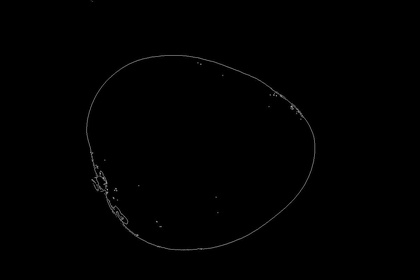
%> input picture image_defects_perimeters/image_defect_perimeter_01_A.jpg, 420 x 280 px, shrunk from 1200 x 800 before the run
$ octave --eval "result = runDemo(imread('image_defects_perimeters/image_defect_perimeter_01_A.jpg'));"   (GNU Octave 9; MATLAB toolbox functions it lacks are replaced by stand-ins)
%> lines starting %> are read from the running program, lines starting %| are printed output that depends on the picture; in (x1, y1, x2, y2) boxes, pixels count from 0 and x2, y2 are one past the last pixel; in counts of white or black regions, pixels touching at a corner belong together; the program's own positions count from 1
### skeletonOrientation.m
function [Orientations] = skeletonOrientation(skel,blksz)
% SKELETONORIENTATION Calculate the local orientation of a skeleton
%
%Inputs:
%  skel:  MxN binary skeleton image.
%
%  blksz: Size of block to look around for local orientation
%         Both elements must be odd and greater than or equal to three
%         blksz can be a 1x2 vector meaning [row x col] block size or 1x1
%               for square block
%         optional, defaults to [5 5]
%
%Outputs:
%  Orientation: image that is the size of skel with zeros outside of skel
%               and orientations elsewhere
%
%

%
% Copyright 2013 The MathWorks, Inc.
% SCd 9/25/2013
%

    %Error checking:
    assert(nargin==1||nargin==2,'One or two inputs expected');
    assert(islogical(skel),'skel should be logical');
    assert(ismatrix(skel),'skel should be a matrix');
    sz = size(skel);
    assert(isequal(sz,size(skel)),'Sizes of M and C expected to be equal');

    %Handling blksz
    if nargin == 1
        %Default
        blksz = [5 5];
    else
        %assertions
        assert(all(blksz>=3),'blksz elements must be greater than or equal to three');
        assert(all(mod(blksz,2)==1),'blksz elements expected to be odd');
        if isscalar(blksz)
            blksz = blksz([1,1]);
        else
            assert(isequal(size(blksz),[1 2]),'blksz is expected to be a variable of size [1x1] or [1x2]');
        end
    end

    %Find the skeleton pixels' index
    [row,col] = find(skel);
    npts      = numel(row);

    %Pad the array and offset the rows/cols so every local block fits
    padAmount = floor(blksz./2); %distance from center to edge of block
    skelPad   = padarray(skel,padAmount); %We need to pad so that image boundary pixels are contained in a block

    %Preallocate Orientations
    Orientations = zeros(sz);

    %Some parameters
    %-Bottom of block will be the same as center before pad
    %-Top will be bottom + block size - 1 (inclusive
    rowHigh = row+blksz(1)-1;
    colHigh = col+blksz(2)-1;
    center  = padAmount+1; %Center of small block

    %Now the engine, we will loop over the image, create each local block
    %of pixels that are touching the index of interest. Do a connected
    %components analysis, remove pixels not connected to the center pixel
    %and then calculate orientation.

    %Start the engine!
    for ii = 1:npts;
        %Extract small block
        block = skelPad(row(ii):rowHigh(ii),col(ii):colHigh(ii));

        %Label and calculate orientation
        Label = bwlabel(block);
        center_label = Label==Label(center(1),center(2)); %only label of center pixel
        rp    = regionprops(center_label,'Orientation');

        %Set orientation of the center pixel equal to the calculated one
        Orientations(row(ii),col(ii)) = rp.Orientation;
    end

end

### dfs.m
function visited_matrix = dfs(BW,x,y)
    stack = [];
    visited = [];
    stack = [stack; [x,y]];
    %dummy value so it doesn't throw an error on first run.
    visited = [visited; [0 0]];
    while ~isempty(stack)
        % pop stack
         v = stack(end, :);
         stack(end,:) = [];
         if (~ismember(v, visited, 'rows'))
            visited = [visited; v];
            %for all edges, push to stack, these coordinates have to be in this specific order
            neighbors = [[x-1,y];[x+1,y];[x,y+1];[x,y-1];[x-1,y+1];[x+1,y+1];[x-1,y-1];[x+1,y-1]];
            for i = 1:8
                x = neighbors(i,1);
                y = neighbors(i,2);
                % break once it finds one
                if BW(x, y) == 1 && ~ismember([x,y], visited, 'rows')
                    stack = [stack; [x,y]];
                    break;
                end
            end
        end
    end
    visited_matrix = visited;
end

### cleanUpCorners.m
%check rowsCorners
function count = cleanUpCorners(corners)
    count = 0;
    for i = 1:size(corners,1)-1
        x1 = corners(i,1);
        y1 = corners(i,2);
        x2 = corners(i+1,1);
        y2 = corners(i+1,2);
        if (abs(x1-x2)>2 || abs(y1-y2)>2)
            count = count + 1;
        end
    end
end

### runDemo.m
function count = runDemo(input)
    % [31 lines of commented-out code are left out]

    BW = edge(input);
%   figure(7); imshow(BW);
    Orientations = skeletonOrientation(BW,5); %5x5 box
    Onormal = Orientations+90; %easier to view normals
    Onr = sind(Onormal); %vv
    Onc = cosd(Onormal); %uu
    [r,c] = find(BW);    %row/cols
    idx = find(BW);      %Linear indices into Onr/Onc
%     figure(8); imshow(BW,[]);
    %Overlay normals to verify
%     hold on
%     quiver(c,r,-Onc(idx),Onr(idx));
    A = Orientations;
    %find all coordinates of edges
    [x,y] = find(BW);
    %find angle of the hairs

    visited_matrix = dfs(BW,x(1),y(1));

    % remove the first dummy row
    visited_matrix(1,:)=[];

    theseq = [];

    %iterate through visited_matrix
    for row = 1:size(visited_matrix,1)
        x = visited_matrix(row,1);
        y = visited_matrix(row,2);
        theseq = [theseq;[x,y,A(x,y)]];
    end

    % create absolute of the differences between points
    for row = 1:size(theseq,1)-1
        value1 = abs(theseq(row,3));
        value2 = abs(theseq(row+1,3));

        theseq(row,4) = abs(value2-value1);
    end

    % get all rows where difference is greater than 15
    rowsCorner = theseq(theseq(:,4)>15, :);

    count = cleanUpCorners(rowsCorner);
end

% [49 lines of commented-out code are left out]
%> in runDemo, `BW = edge(input);`:
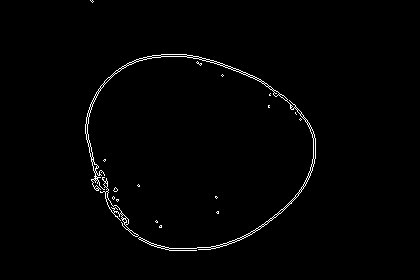
%> BW: size 280x420 logical; 1.2% white in thin lines or dots, all inside (x1, y1, x2, y2) = (85, 0, 316, 251)
%> in skeletonOrientation, `[row,col] = find(skel);`: row = 1424 values from 1 to 251; col = 1424 values from 86 to 316
%> in skeletonOrientation, `npts      = numel(row);`: npts = 1424
%> in skeletonOrientation, `skelPad   = padarray(skel,padAmount);`:
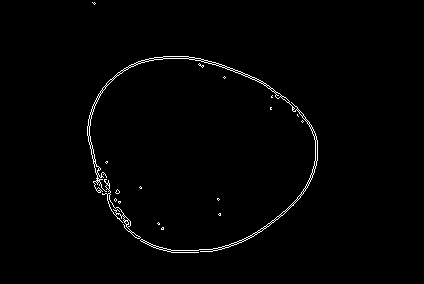
%> skelPad: size 284x424 logical; 1.2% white in thin lines or dots, all inside (x1, y1, x2, y2) = (87, 2, 318, 253)
%> in skeletonOrientation, `rowHigh = row+blksz(1)-1;`: rowHigh = 1424 values, max 255 at index 688, min 5 at index 77, mean 158.5
%> in skeletonOrientation, `colHigh = col+blksz(2)-1;`: colHigh = 1424 values from 90 to 320
%> the loop in skeletonOrientation, `for ii = 1:npts;` made 1424 passes
%> rp on passes 1 to 3: {Orientation 90}, {Orientation 90}, {Orientation 90}
%> after the loop in skeletonOrientation, `for ii = 1:npts;`:
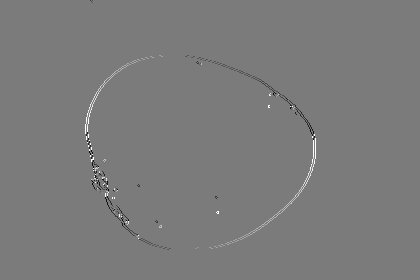
%> Orientations: size 280x420 double; min -84.92, max 90, mean 0.1; drawn with min black and max white
%> in runDemo, `Onormal = Orientations+90;`:
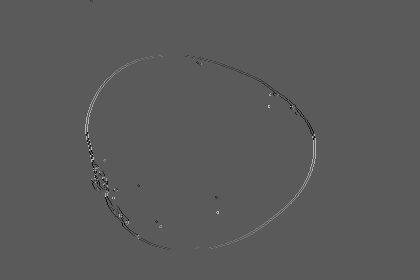
%> Onormal: size 280x420 double; min 5.08, max 180, mean 90.1
%> in runDemo, `Onr = sind(Onormal);`:
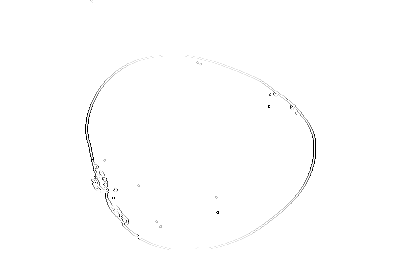
%> Onr: size 280x420 double; min 0, max 1, mean 0.996
%> in runDemo, `[r,c] = find(BW);`: r = 1424 values from 1 to 251; c = 1424 values from 86 to 316
%> in runDemo, `idx = find(BW);`: idx = 1424 values from 23925 to 88359
%> in runDemo, `[x,y] = find(BW);`: x = 1424 values from 1 to 251; y = 1424 values from 86 to 316
%> in dfs, `stack = [stack; [x,y]];`: stack = [125 86]
%> the loop in dfs, `while ~isempty(stack)` made 62 passes
%> visited on passes 1 to 5: [0 0; 125 86], [0 0; 125 86; 126 86], [0 0; 125 86; 126 86; 127 86], [0 0; 125 86; 126 86; 127 86; 128 86], [0 0; 125 86; 126 86; 127 86; 128 86; 129 86]
%> v on passes 6 to 11: [130 86], [131 86], [132 86], [133 86], [134 86], [135 87]
%> after the loop in dfs, `while ~isempty(stack)`: neighbors = [177 101; 179 101; 178 102; 178 100; 177 102; 179 102; 177 100; 179 100]; visited = 63 rows, first 12: [0 0; 125 86; 126 86; 127 86; 128 86; 129 86; 130 86; 131 86; 132 86; 133 86; 134 86; 135 87]; x = 179; y = 100
%> in dfs, `visited_matrix = visited;`: visited_matrix has the same summary as visited
%> in runDemo, `visited_matrix = dfs(BW,x(1),y(1));`: visited_matrix has the same summary as visited in dfs
%> the loop in runDemo, `for row = 1:size(visited_matrix,1)` made 62 passes
%> (x, y) on passes 5 to 16: (129, 86), (130, 86), (131, 86), (132, 86), (133, 86), (134, 86), (135, 87), (136, 87), (137, 87), (138, 87), (139, 87), (140, 87)
%> (x, y, theseq) on passes 1 to 4: (125, 86, [125 86 90]), (126, 86, [125 86 90; 126 86 90]), (127, 86, [125 86 90; 126 86 90; 127 86 90]), (128, 86, [125 86 90; 126 86 90; 127 86 90; 128 86 90])
%> after the loop in runDemo, `for row = 1:size(visited_matrix,1)`: theseq = 62 rows, first 12: [125 86 90; 126 86 90; 127 86 90; 128 86 90; 129 86 90; 130 86 90; 131 86 90; 132 86 90; 133 86 90; 134 86 90; 135 87 -61.17; 136 87 -68.2]
%> the loop in runDemo, `for row = 1:size(theseq,1)-1` made 61 passes
%> (value1, value2) on passes 1 to 12: (90, 90), (90, 90), (90, 90), (90, 90), (90, 90), (90, 90), (90, 90), (90, 90), (90, 90), (90, 61.17), (61.17, 68.2), (68.2, 90)
%> after the loop in runDemo, `for row = 1:size(theseq,1)-1`: theseq = 62 rows, first 8: [125 86 90 0; 126 86 90 0; 127 86 90 0; 128 86 90 0; 129 86 90 0; 130 86 90 0; 131 86 90 0; 132 86 90 0]
%> in runDemo, `rowsCorner = theseq(theseq(:,4)>15, :);`: rowsCorner = 20 rows, first 8: [134 86 90 28.83; 136 87 -68.2 21.8; 140 87 90 28.83; 142 88 -65.08 24.92; 143 88 90 28.83; 145 89 -68.2 21.8; 147 89 90 28.83; 149 90 -68.2 21.8]
%> the loop in cleanUpCorners, `for i = 1:size(corners,1)-1` made 19 passes
%> (x1, y1, x2, y2) on passes 1 to 12: (134, 86, 136, 87), (136, 87, 140, 87), (140, 87, 142, 88), (142, 88, 143, 88), (143, 88, 145, 89), (145, 89, 147, 89), (147, 89, 149, 90), (149, 90, 157, 91), (157, 91, 159, 92), (159, 92, 162, 92), (162, 92, 163, 93), (163, 93, 169, 94)
%> in runDemo, `count = cleanUpCorners(rowsCorner);`: count = 5

$ run again, on image_defects_perimeters/image_defect_perimeter_03_A.jpg
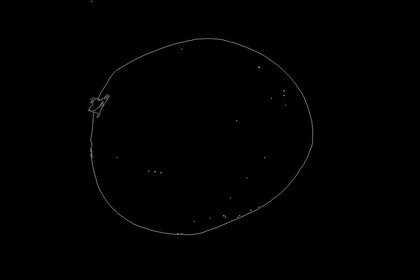
%> input picture image_defects_perimeters/image_defect_perimeter_03_A.jpg, 420 x 280 px, shrunk from 1200 x 800 before the run
%> in runDemo, `BW = edge(input);`:
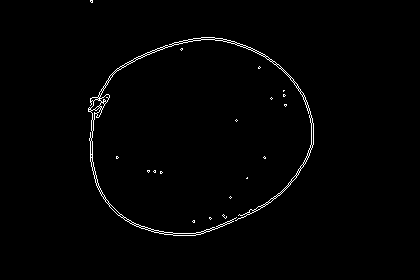
%> BW: size 280x420 logical; 1.2% white in thin lines or dots, all inside (x1, y1, x2, y2) = (88, 0, 314, 236)
%> row = 1377 values from 1 to 236; col = 1377 values from 89 to 314
%> npts = 1377
%> skelPad: size 284x424 logical; 1.1% white in thin lines or dots, all inside (x1, y1, x2, y2) = (90, 2, 316, 238)
%> rowHigh = 1377 values, max 240 at index 637, min 5 at index 11, mean 138.8
%> colHigh = 1377 values from 93 to 318
%> the loop in skeletonOrientation, `for ii = 1:npts;` made 1377 passes
%> rp on passes 1 to 3: {Orientation 53.35}, {Orientation 86.44}, {Orientation 85.27}
%> in runDemo, `Onr = sind(Onormal);`:
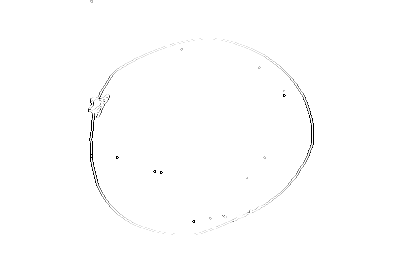
%> Onr: size 280x420 double; min 0, max 1, mean 0.996
%> r = 1377 values from 1 to 236; c = 1377 values from 89 to 314
%> idx = 1377 values from 24749 to 87785
%> in runDemo, `[x,y] = find(BW);`: x = 1377 values from 1 to 236; y = 1377 values from 89 to 314
%> stack = [109 89]
%> the loop in dfs, `while ~isempty(stack)` made 28 passes
%> visited on passes 1 to 5: [0 0; 109 89], [0 0; 109 89; 110 89], [0 0; 109 89; 110 89; 111 89], [0 0; 109 89; 110 89; 111 89; 112 89], [0 0; 109 89; 110 89; 111 89; 112 89; 112 90]
%> after the loop in dfs, `while ~isempty(stack)`: neighbors = [101 105; 103 105; 102 106; 102 104; 101 106; 103 106; 101 104; 103 104]; visited = 29 rows, first 12: [0 0; 109 89; 110 89; 111 89; 112 89; 112 90; 112 91; 111 92; 111 93; 110 94; 110 95; 109 96]; x = 103; y = 104
%> in dfs, `visited_matrix = visited;`: visited_matrix has the same summary as visited
%> in runDemo, `visited_matrix = dfs(BW,x(1),y(1));`: visited_matrix has the same summary as visited in dfs
%> the loop in runDemo, `for row = 1:size(visited_matrix,1)` made 28 passes
%> (x, y) on passes 5 to 12: (112, 90), (112, 91), (111, 92), (111, 93), (110, 94), (110, 95), (109, 96), (108, 97)
%> after the loop in runDemo, `for row = 1:size(visited_matrix,1)`: theseq = 28 rows, first 12: [109 89 53.35; 110 89 86.44; 111 89 85.27; 112 89 90; 112 90 -34.93; 112 91 -34.4; 111 92 16.85; 111 93 22.9; 110 94 18.13; 110 95 27.23; 109 96 45.33; 108 97 39.35]
%> the loop in runDemo, `for row = 1:size(theseq,1)-1` made 27 passes
%> (value1, value2) on passes 1 to 8: (53.35, 86.44), (86.44, 85.27), (85.27, 90), (90, 34.93), (34.93, 34.4), (34.4, 16.85), (16.85, 22.9), (22.9, 18.13)
%> after the loop in runDemo, `for row = 1:size(theseq,1)-1`: theseq = 28 rows, first 8: [109 89 53.35 33.09; 110 89 86.44 1.17; 111 89 85.27 4.73; 112 89 90 55.07; 112 90 -34.93 0.529; 112 91 -34.4 17.56; 111 92 16.85 6.06; 111 93 22.9 4.78]
%> rowsCorner = 10 rows, first 8: [109 89 53.35 33.09; 112 89 90 55.07; 112 91 -34.4 17.56; 110 95 27.23 18.09; 104 101 56.15 49.75; 103 102 -6.4 23.62; 102 102 -30.02 19.28; 103 104 0 40.89]
%> the loop in cleanUpCorners, `for i = 1:size(corners,1)-1` made 9 passes
%> (x1, y1, x2, y2) on passes 1 to 8: (109, 89, 112, 89), (112, 89, 112, 91), (112, 91, 110, 95), (110, 95, 104, 101), (104, 101, 103, 102), (103, 102, 102, 102), (102, 102, 103, 104), (103, 104, 100, 105)
%> in runDemo, `count = cleanUpCorners(rowsCorner);`: count = 4
